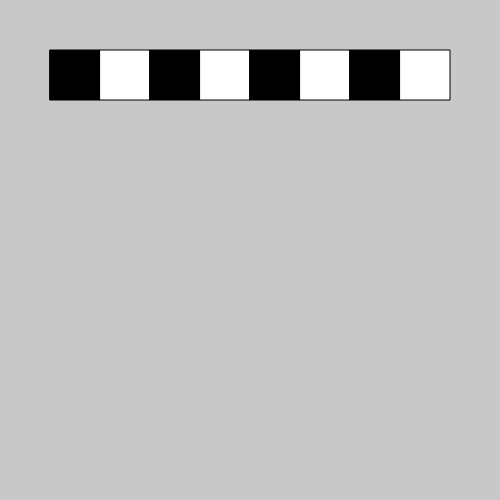
Frame 1 (no input)
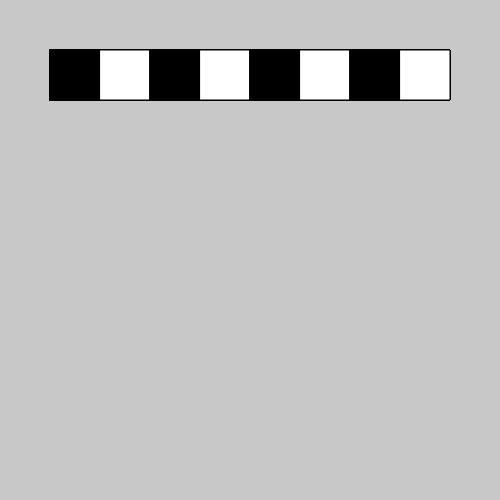
Frame 60 (no input)
Frame 120 (the mouse pressed at the canvas centre since frame 60): identical to frame 60, image omitted

The p5.js sketch that drew these frames (run headless with seeded random() and noise() and a simulated clock; from frame 60 on, the mouse is pressed at the canvas centre):

// p5.js sketch
// ── sketch.js
/*
I denne oppgaven skal du lære deg for-løkker. Dette er kode som kjører et
antall ganger og er kjekk å ha om vi skal gjøre noe flere ganger. I denne
oppgaven skal du lage et ferdig sjakkbrett. Over har vi laget én av radene,
så din oppgave er å lage de 7 neste radene. Husk at rutene skal farges sort/hvit
om en annen.

Tips: Det er mulig å ha for-løkker inni hverandre! 
*/


function setup() {
  createCanvas(500, 500)
  background(200)
}

function draw() {
  var numColumns = 8; // antall ruter bortover 

  var squareHeight = 50; // Rutestørrelse, vi setter 50 pixler
  var squareWidth = squareHeight;

  // Dette er ei for-løkke. Den gjør noe så lenge at variablen i
  // som starter på 1 er mindre enn eller lik numColumns. Dette betyr
  // at den kjører koden under 8 ganger, først når i = 1, så i = 2 osv.
  // helt til i = 8. 
  for (var i = 1; i <= numColumns; i++) {
    if (i % 2) {
      fill(0)
    } else {
      fill(255)
    }

    var x = i * squareWidth;

    rect(x, 50, squareHeight, squareWidth)
  }
}
// ── solution.js
function setup() {
  createCanvas(500, 500)
  background(200)
}

function draw() {
  var numColumns = 8;
  var numRows = 8; // antall rader, et brett er 8x8 ruter stort 

  var squareHeight = 50;
  var squareWidth = squareHeight;

  for (var i = 1; i <= numColumns; i++) { // for hver kolonne
    for (var j = 1; j <= numRows; j++) { // for hver rad 

      // Tanken bak fargelegginga er at vi kan se for oss at hver
      // rute har en koordinat. (1,1) for ruta øverst til venstre
      // og (8,8) nederst til høyre. Brettet ser da noe slik ut: 
      // (1,1) (1,2) ... (1,8) 
      // (2,1) (2,2) ... (2,8) 
      // ... 
      // (8,1) (8,2) ... (8,8) 
      // og idéen er at om begge er et partall, eller om begge er odde
      // farger vi  ruta sort, hvis kun én er par eller odde farger
      // vi den hvit. 

      if ((j % 2 == 0) && (i % 2 == 0)) {
        fill(0)
      } else {
        if ((j % 2 == 1) && (i % 2 == 1)) {
          fill(0)
        } else {
          fill(255)
        }
      }

      x = i * squareWidth;
      y = j * squareHeight;

      rect(x, y, squareHeight, squareWidth)
    }
  }
}
